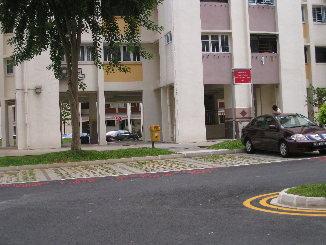
#> input picture Images/I1_down/image0.png, 326 x 245 px; its folder holds only this picture in this run
$ python stitcher.py
#> lines starting #> are read from the running program, lines starting #| are printed output that depends on the picture
import pdb
import glob
from numpy import *
import cv2
import os
import matplotlib.pyplot as plt
#from src.Pranav import some_function
#from src.Pranav.some_folder import folder_func

class PanaromaStitcher():
    def __init__(self):
        pass

    def make_panaroma_for_images_in(self,path,th=0.5,limit=2000,careful=False,t=1):
#> called with path = 'Images/I1_down', th = 0.5, limit = 2000, careful = False, t = 1
        imf = path
        all_images = sorted(glob.glob(imf+os.sep+'*'))
        n = len(all_images)
        print(f'Found {n} Images for stitching')

        images = [cv2.imread(img) for img in all_images] #ndarray
#> images = 1 item
        grays = [cv2.cvtColor(img,cv2.COLOR_BGR2GRAY) for img in images]
#> grays = 1 item
        mean_bright = [mean(x,axis=None) for x in grays]
#> mean_bright = [115.1]
        #print(mean_bright)
        mean_mean_bright = mean(mean_bright)
#> mean_mean_bright = 115.1
        grays = [uint8(mean_mean_bright *grays[i]/mean_bright[i]) for i in range(len(grays))]
        homography_matrix_list =[]

        print("Making Left half")
        leftIm = grays[0]
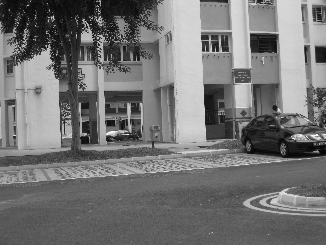
#> leftIm: shape (245, 326); min 5, max 255, mean 115
        origin1 = array([0,0,0])
        for i in range(n//2 - 1):
            print("Calculating Homography")
            H = self.Homo(grays[i],grays[i+1],
            trials=10000,t=t,T=None,s=10,initial_s=1000,th=th,limit=limit)
            homography_matrix_list.append(H)
            print("Stitching")
            leftIm,origin1 = self.stitch_pair(leftIm,grays[i+1],H,origin1,epsilon=0,th=th,Xlim=limit)
#> after the loop, homography_matrix_list = []
        # [4 lines of commented-out code are left out]
        print("Making Right half")
        rightIm = grays[n-1]
        origin2= array([0,0,0])
        for i in range(n-1,n//2,-1):
            print("Calculating Homography")
            H = self.Homo(grays[i],grays[i-1],
            trials=10000,t=t,T=None,s=10,initial_s=1000,th=th,limit=limit)
            homography_matrix_list.append(H)
            print("Stitching")
            rightIm,origin2 = self.stitch_pair(rightIm,grays[i-1],H,origin2,epsilon=0,th=th,Xlim=limit)
            col = rightIm.shape[1]
            rightIm = rightIm[:,:limit]
        print("Homography between centermost images")
        H = self.Homo(grays[n//2-1],grays[n//2],
        trials=10000,t=t,T=None,s=4,initial_s=1000,th=th,limit=limit)#,visualise=True)
        behind,origin = self.stitch_pair(
            grays[n//2 -1],grays[n//2],H,
            epsilon=0,th=th,
            Xlim=limit,Ylim=limit)
        homography_matrix_list.append(H)
        print("Stitching Left and Right")
        im,origin = self.stitch_pair(
            leftIm,rightIm,H,
            origin1,origin2=origin2,
            epsilon=0,th=th,
            Xlim=2*limit,Ylim=limit)
        print("Done with",path,'\n')
        return im, homography_matrix_list

    def Homo(self,img1,img2,th=0.5,th2=None,visualise=False,I1=None,I2=None,trials=1000,t=None,T=None,s=8,initial_s=100,limit=1000,return_t=False):
#> called with th = 0.5, visualise = False, trials = 10000, t = 1, s = 4, initial_s = 1000, limit = 2000, return_t = False
        sift = cv2.SIFT_create()
        kp1, des1 = sift.detectAndCompute(img1,None)
#> kp1 = 524 keypoints; strongest (x, y, size): (264, 43, 17.2), (85, 134, 2.1), (203, 50, 2.1), (86, 37, 8.2)
        kp2, des2 = sift.detectAndCompute(img2,None)
#> kp2 has the same summary as kp1
        bf = cv2.BFMatcher() #Brute Force matcher
        matches = bf.knnMatch(des1,des2,k=2) #Need k>1 to use ratio test for better prediction
#> matches = 524 matches
        good= []
        for x in matches:
            m = x[0]
            n = x[-1]
            if m.distance < th*n.distance:
                if th2 is None or m.distance < th2:
                    good.append([m])
#> after the loop, good = 524 matches
        good0 = good
#> good0 = 524 matches
        if visualise:
            img3 = cv2.drawMatchesKnn(img1,kp1,img2,kp2,good,None,flags=cv2.DrawMatchesFlags_NOT_DRAW_SINGLE_POINTS)
            plt.figure()
            plt.imshow(img3)
        good = [(m[0].queryIdx,m[0].trainIdx) for m in good]
#> good = 524 pairs, first value 0 to 523, second value 0 to 523
        good = [cv2.KeyPoint.convert([kp1[i],kp2[j]]) for (i,j) in good]
#> good = 524 items, first 6: [[3.01, 103.8], [3.01, 103.8]], [[3.74, 144.4], [3.74, 144.4]], [[4.4, 58.87], [4.4, 58.87]], [[4.94, 168], [4.94, 168]], [[5.22, 179.9], [5.22, 179.9]], [[6.6, 164.5], [6.6, 164.5]]
        good = [[x[1],x[0]]+[y[1],y[0]] for (x,y) in good]
#> good = 524 items, first 6: [103.8, 3.01, 103.8, 3.01], [144.4, 3.74, 144.4, 3.74], [58.87, 4.4, 58.87, 4.4], [168, 4.94, 168, 4.94], [179.9, 5.22, 179.9, 5.22], [164.5, 6.6, 164.5, 6.6]
        good = array(good,dtype=int32)
#> good = 524 rows, first 6: [103, 3, 103, 3], [144, 3, 144, 3], [58, 4, 58, 4], [168, 4, 168, 4], [179, 5, 179, 5], [164, 6, 164, 6]
        N,M = img1.shape
#> N = 245; M = 326
        # [16 lines of commented-out code are left out]
        H,ind,t = self.RanSac(good,trials,t,T,s,initial_s,T1=None,T2=None,N=N,M=M,limit=limit,return_t=True)
        if visualise:
            good = [good0[i] for i in ind]
            img3 = cv2.drawMatchesKnn(img1,kp1,img2,kp2,good,None,flags=cv2.DrawMatchesFlags_NOT_DRAW_SINGLE_POINTS)
            plt.figure()
            plt.imshow(img3)
        if return_t:return H,t
        return H

    def findH(self,matches,T1=None,T2=None):
        A = []
        for p in matches:
            x1,y1,x2,y2 = p
            z1,z2 = 1,1
            Ai = [
                [0*x1,0*y1,0*z1,-z2*x1,-z2*y1,-z2*z1,y2*x1,y2*y1,y2*z1],
                [z2*x1,z2*y1,z2*z1,0*x1,0*y1,0*z1,-x2*x1,-x2*y1,-x2*z1],
            ]
            A.extend(Ai)
        A = array(A)
        U,Sigma,Vh = linalg.svd(A)
        h = Vh[-1]
        H = array([h[:3],h[3:6],h[6:]])
        if T1 is not None : H = linalg.inv(T2) @ H @ T1
        return H

    def RanSac(self,S,trials=1000,t=None,T=None,s=8,initial_s=100,T1=None,T2=None,N=None,M=None,limit=1e6,return_t=False):
#> called with S = array of shape (524, 4), trials = 10000, t = 1, s = 4, initial_s = 1000, N = 245, M = 326, limit = 2000
        X = array([list(x[:2]) + [1] for x in S])
#> X = 524 rows, first 8: [103, 3, 1], [144, 3, 1], [58, 4, 1], [168, 4, 1], [179, 5, 1], [164, 6, 1], [29, 7, 1], [29, 7, 1]
        Y = array([list(x[2:]) + [1] for x in S])
#> Y has the same summary as X
        if T1 is not None : X = X @ T1.T
        if T2 is not None : Y = Y @ T2.T
        if t is None:
            ind = random.randint(0,len(S),min(initial_s,len(S)))
            H = self.findH(S[ind],T1=T1,T2=T2) # 40 is just an arbitary number..
            Ypred = X @ H.T
            Ypred = Ypred /Ypred[:,2][:,newaxis]
            d = (Ypred - Y)**2
            d =sum(d,axis=-1)
            t = mean(d)**0.5 #This is just a value I am setting arbitarily.
            d = d**0.5
            # I know, we should use_/5.99 sigma .. but we don't have any prior information of the system
            inliers = d < t
            inliers = [i for i in range(len(inliers)) if inliers[i]]
            print("found params")
        indi = []
        cardSi = []
        print("Running RanSac on S with |S|=",S.shape[0])
#| Running RanSac on S with |S|= 524
        for i in range(trials):
            ind = random.randint(0,len(S),s)
            Sit = S[ind]
            Hi =self.findH(Sit)
            Ypred = X @ Hi.T
            Ypred = Ypred /Ypred[:,2][:,newaxis]
            d = (Ypred - Y)**2
            d =sum(d,axis=-1)
            d =d**0.5
            inliers = d<t
            inliers = [j for j in range(len(inliers)) if inliers[j]]
            cardSi.append(len(inliers))
            indi.append(inliers)
            if T is not None and len(inliers) > T:
                Si = S[inliers]
                H = self.findH(Si)
                print(f"found on {i}th trial")
                return H
            if (i+1) % (trials//10) == 0 : print(f"{100*(i+1)//trials}% trials done")
#> this loop made 10000 passes
#> ind on passes 1 to 3: [192, 359, 9, 277], [70, 472, 396, 314], [486, 87, 174, 72]
#> after the loop, cardSi = 10000 values, max 524 at index 0, min 3 at index 190, mean 516.9; indi = 10000 items
        print("100% trials done")
        print("picking best")
        i = argmax(cardSi)
#> i = 0
        ind = indi[i]
#> ind = 524 values from 0 to 523
        Sbest =S[ind]
#> Sbest has the same summary as good in Homo
        H =self.findH(Sbest)
#> H = [[-0.577, -1.13e-16, 3.07e-14], [-4.49e-16, -0.577, 3.91e-14], [-2.6e-18, 5.86e-19, -0.577]]
#> in Homo, `H,ind,t = self.RanSac(good,trials,t,T,s,initial_s,T1=None,T2=None,N=N,..`: ind = 524 values from 0 to 523; t = 1
        if T1 is not None : H =linalg.inv(T2) @ H @ T1
        if return_t:return H,ind,t
        return H,ind

    def stitch_pair(self,
        img1,img2,
        H=None,
        origin=array([0,0,0]),
        epsilon=1e-11,
        t=None,T=None,s=8,initial_s=100,th=0.5,
        origin2=array([0,0,0]),
        correction_diameter=None,
        Xlim=2000,Ylim=1000,
        careful=False):
        """
        H : img1 - origin -> img2 - origin2
        """
#> called with H = array of shape (3, 3), origin = array of shape (3,), epsilon = 0, s = 8, initial_s = 100, th = 0.5, origin2 = array of shape (3,), Xlim = 2000
        if H is None:
            H = self.Homo(img1,img2,th=th,t=t,T=T,s=s,initial_s=initial_s)
            origin = array([0,0,0])
            origin2 = array([0,0,0])
        rows,cols = img1.shape
#> rows = 245; cols = 326
        X = []
        I= []
        for y in range(cols):
            X.extend([[x,y,1] for x in range(rows)])
            I.extend([img1[x,y] for x in range(rows)])
#> after the loop, I = 79870 items; X = 79870 items
        X = array(X)
        I = array(I)
        Ypred = (X-origin) @ H.T
        z =Ypred[:,2][:,newaxis]
        Ypred = Ypred/(epsilon*sign(z) + z)
        Ypred = Ypred + origin2
        Ypred = around(Ypred[:,:2])
#> Ypred = 79870 pairs, first value 0 to 244, second value 0 to 325
        Ypred = int64(Ypred)
        left = min(Ypred[:,1])
#> left = 0
        up = min(Ypred[:,0])
#> up = 0
        right = max(Ypred[:,1])
#> right = 325
        down = max(Ypred[:,0])
#> down = 244
        left = min(left,0)
        up = min(up,0)
        right = max(right,img2.shape[1]-1)
        down = max(down,img2.shape[0]-1)
        assert left <= 0,left
        assert up <= 0, up
        o = array([0,0,0])
        rightextra = right-img2.shape[1]+1
#> rightextra = 0
        if careful:
            o[1] = -left
            img2 = concatenate((
                zeros((img2.shape[0],-left),dtype=int8),
                img2,
                zeros((img2.shape[0],right-img2.shape[1]+1),dtype=int8)
                ),axis=1)
        elif -left + img2.shape[1] > Xlim and left<0 and right < img2.shape[1]:
            print("Killing some left columns")
            padleft = min(-left,max(Xlim-img2.shape[1],0))
            o[1] = padleft
            img2 = concatenate((
                zeros((img2.shape[0],padleft),dtype=int8),
                img2,
                zeros((img2.shape[0],right-img2.shape[1]+1),dtype=int8)
                ),axis=1)
        elif right > Xlim and left >= 0:
            print("Killing some right columns")
            o[1] =0
            pad =min(right-img2.shape[1]+1,
            max(Xlim-img2.shape[1],0))
            img2 = concatenate((
                img2,
                zeros((img2.shape[0],pad),dtype=int8)
                ),axis=1)
        elif right - left > Xlim and left<0 and right > img2.shape[1]:# kill columns from both sides
            print("killing from both sides")
            o[1] = min(-left,(Xlim-img2.shape[1])//2)
            img2 = concatenate((
                zeros((img2.shape[0],min(-left,(Xlim-img2.shape[1])//2)),dtype=int8),
                img2,
                zeros((img2.shape[0],min(right-img2.shape[1]+1,(Xlim-img2.shape[1])//2)),dtype=int8)
                ),axis=1)
            print(min(-left,(Xlim-img2.shape[1])//2),min(right-img2.shape[1]+1,(Xlim-img2.shape[1])//2))
        else:
            print("normal")
            o[1] = -left
            img2 = concatenate((
                zeros((img2.shape[0],-left),dtype=int8),
                img2,
                zeros((img2.shape[0],right-img2.shape[1]+1),dtype=int8)
                ),axis=1)
        print("first concatenation done")
        downextra = down-img2.shape[0]+1
#> downextra = 0
        if careful:
            o[0] = -up
            img2 = concatenate((
                zeros((-up,img2.shape[1]),dtype=int8),
                img2,
                zeros((down-img2.shape[0]+1,img2.shape[1]),dtype=int8)
                ),axis=0)
        elif down - up > Ylim:
            print("killing rows from both sides")
            pad=max(0,(Ylim-img2.shape[0])//2)
            o[0] = min(pad,-up)
            img2 = concatenate((
                zeros((min(pad,-up),img2.shape[1]),dtype=int8),
                img2,
                zeros((min(pad,down-img2.shape[0]+1),img2.shape[1]),dtype=int8)
                ),axis=0)
        else:
            print("normal")
            o[0] = -up
            img2 = concatenate((
                zeros((-up,img2.shape[1]),dtype=int8),
                img2,
                zeros((down-img2.shape[0]+1,img2.shape[1]),dtype=int8)
                ),axis=0)
        print("second concatenation done")
        n,m = img2.shape
#> n = 245; m = 326
        for i,x in enumerate(Ypred):
            if x[0]+o[0] >= n or x[0]+o[0]<0:continue
            if x[1]+o[1] >= m or x[1]+o[1]<0:continue
            try:img2[x[0]+o[0],x[1]+o[1]] =I[i]
            except:pass
#> this loop made 79870 passes
#> x on passes 1 to 3: [0, 0], [1, 0], [2, 0]
        if correction_diameter is not None:img2 = cv2.medianBlur(img2,correction_diameter)
        return img2,o+origin2

if __name__=="__main__":
    Pan = PanaromaStitcher()
    path = "Images/I1_down"
    im,Hom = Pan.make_panaroma_for_images_in(path)
#> in make_panaroma_for_images_in, `behind,origin = self.stitch_pair( grays[n//2 -1],grays[n//2],H, epsilo..`: origin = [0, 0, 0]
#> the loop in stitch_pair (call 2), `for i,x in enumerate(Ypred):` made 79870 passes
#> Hom = [[[-0.577, -1.13e-16, 3.07e-14], [-4.49e-16, -0.577, 3.91e-14], [-2.6e-18, 5.86e-19, -0.577]]]
    plt.imshow(im)
    plt.show()

$ run again, on Images/I1_down/image4.png
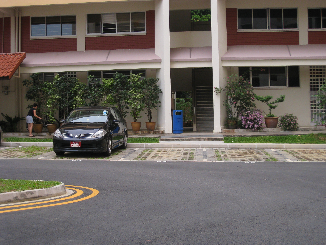
#> input picture Images/I1_down/image4.png, 326 x 245 px
#> images = 1 item
#> mean_bright = [101.8]
#> mean_mean_bright = 101.8
#> in make_panaroma_for_images_in, `leftIm = grays[0]`:
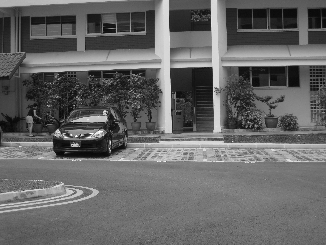
#> leftIm: shape (245, 326); min 7, max 255, mean 101.8
#> after the loop in make_panaroma_for_images_in, `for i in range(n//2 - 1):`: homography_matrix_list = []
#> kp1 = 514 keypoints; strongest (x, y, size): (100, 133, 5.8), (66, 137, 2.4), (58, 131, 2.8), (57, 133, 4.7)
#> kp2 has the same summary as kp1
#> matches = 514 matches
#> in Homo, `good = [(m[0].queryIdx,m[0].trainIdx) for m in good]`: good = 514 pairs, first value 0 to 513, second value 0 to 513
#> in Homo, `good = [cv2.KeyPoint.convert([kp1[i],kp2[j]]) for (i,j) in good]`: good = 514 items, first 6: [[3.38, 77.51], [3.38, 77.51]], [[3.94, 134.5], [3.94, 134.5]], [[5.04, 130.6], [5.04, 130.6]], [[5.42, 18.08], [5.42, 18.08]], [[6.72, 49.23], [6.72, 49.23]], [[7.3, 117.3], [7.3, 117.3]]
#> in Homo, `good = [[x[1],x[0]]+[y[1],y[0]] for (x,y) in good]`: good = 514 items, first 6: [77.51, 3.38, 77.51, 3.38], [134.5, 3.94, 134.5, 3.94], [130.6, 5.04, 130.6, 5.04], [18.08, 5.42, 18.08, 5.42], [49.23, 6.72, 49.23, 6.72], [117.3, 7.3, 117.3, 7.3]
#> in Homo, `good = array(good,dtype=int32)`: good = 514 rows, first 6: [77, 3, 77, 3], [134, 3, 134, 3], [130, 5, 130, 5], [18, 5, 18, 5], [49, 6, 49, 6], [117, 7, 117, 7]
#> in RanSac, `X = array([list(x[:2]) + [1] for x in S])`: X = 514 rows, first 8: [77, 3, 1], [134, 3, 1], [130, 5, 1], [18, 5, 1], [49, 6, 1], [117, 7, 1], [19, 7, 1], [19, 7, 1]
#> Y has the same summary as X
#| Running RanSac on S with |S|= 514
#> the loop in RanSac, `for i in range(trials):` made 10000 passes
#> ind on passes 1 to 3: [192, 359, 9, 277], [70, 472, 396, 314], [486, 87, 174, 72]
#> after the loop in RanSac, `for i in range(trials):`: cardSi = 10000 values, max 514 at index 0, min 3 at index 258, mean 505.5; indi = 10000 items
#> i = 0
#> in RanSac, `ind = indi[i]`: ind = 514 values from 0 to 513
#> Sbest has the same summary as good in Homo
#> in RanSac, `H =self.findH(Sbest)`: H = [[0.577, 4.21e-17, 9.55e-14], [-1.27e-16, 0.577, 7.26e-15], [3.32e-18, 1.16e-19, 0.577]]
#> in Homo, `H,ind,t = self.RanSac(good,trials,t,T,s,initial_s,T1=None,T2=None,N=N,..`: ind = 514 values from 0 to 513; t = 1
#> after the loop in stitch_pair, `for y in range(cols):`: I = 79870 items
#> Ypred = 79870 pairs, first value 0 to 244, second value 0 to 325
#> left = 0
#> right = 325
#> down = 244
#> rightextra = 0
#> the loop in stitch_pair, `for i,x in enumerate(Ypred):` made 79870 passes
#> x on passes 1 to 3: [0, 0], [1, 0], [2, 0]
#> origin = [0, 0, 0]
#> the loop in stitch_pair (call 2), `for i,x in enumerate(Ypred):` made 79870 passes
#> Hom = [[[0.577, 4.21e-17, 9.55e-14], [-1.27e-16, 0.577, 7.26e-15], [3.32e-18, 1.16e-19, 0.577]]]
